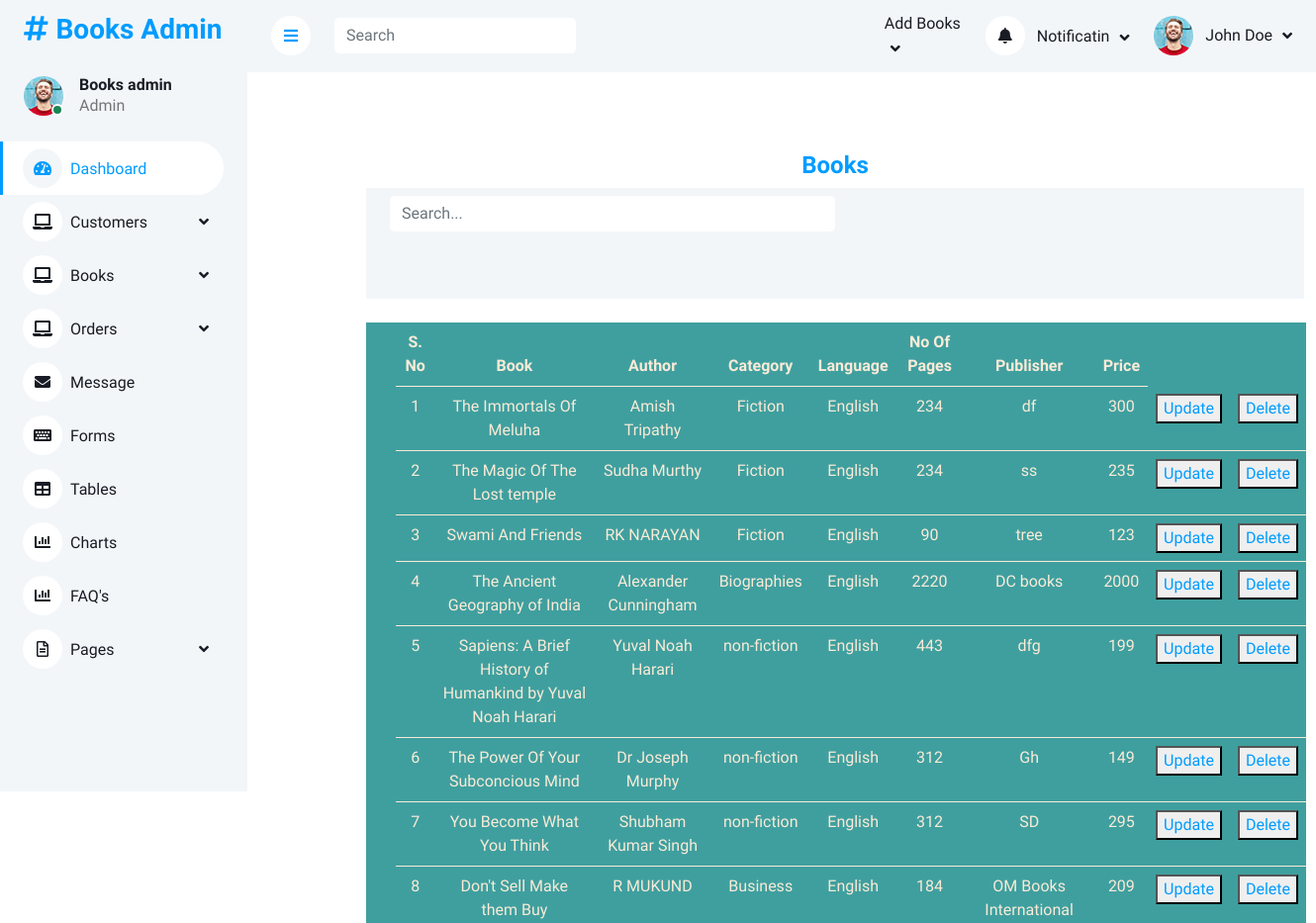
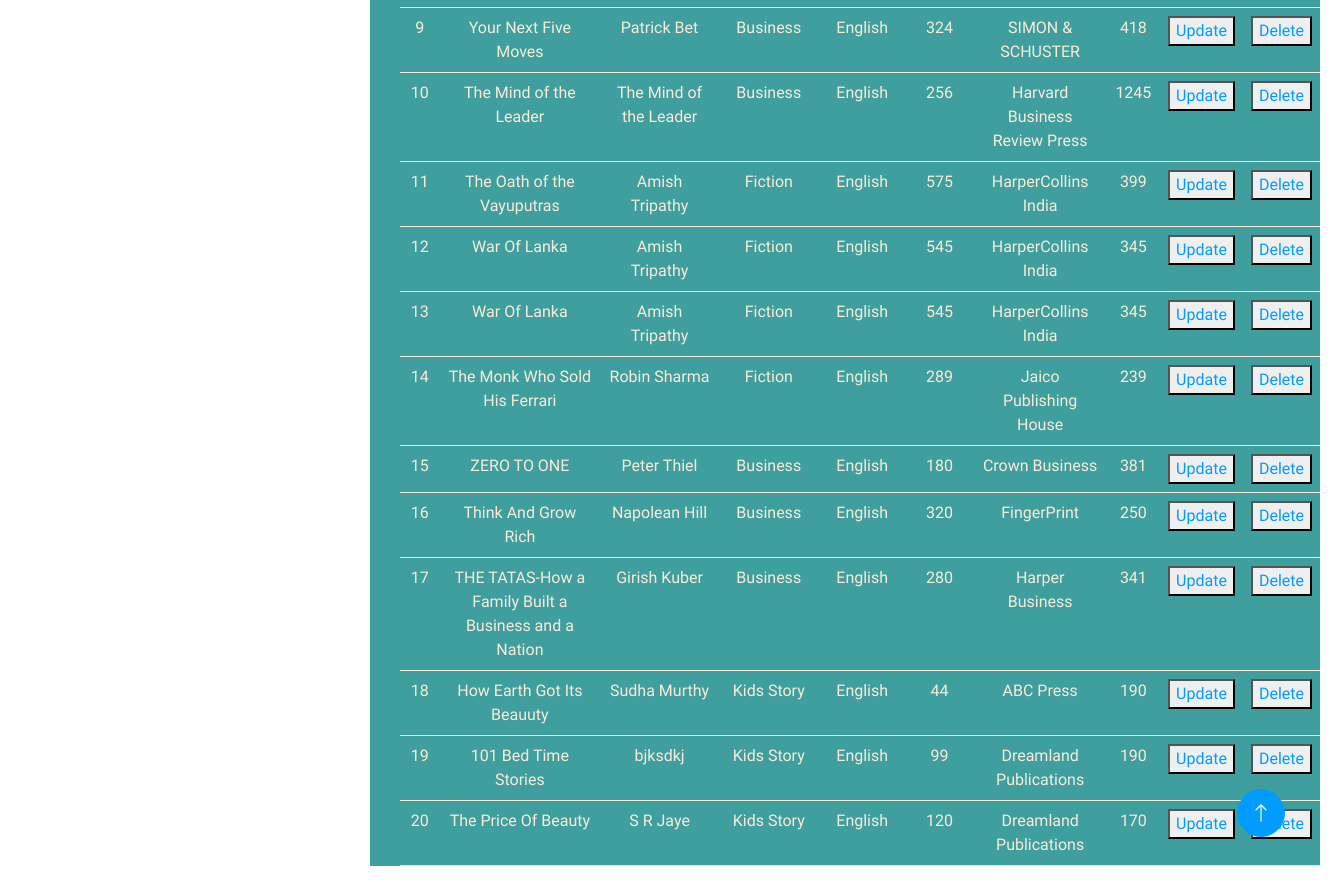
Page /viewbooks on the committed database (2 pictures, top to bottom).
### BooksApp/models.py (models this page shows)
class Books_data(models.Model):
    book = models.CharField(max_length=300)
    author1 = models.CharField(max_length=320)
    author2 = models.CharField(max_length=100, null=True, blank=True)
    publisher = models.CharField(max_length=300)
    category = models.CharField(max_length=100, choices=booktype)
    summary = models.CharField(max_length=300000)
    binding = models.CharField(max_length=300)
    language = models.CharField(max_length=300)
    edition = models.IntegerField()
    pages = models.IntegerField()
    release = models.DateField()
    price = models.IntegerField()
    isbn = models.IntegerField()
    image = models.ImageField(upload_to='bookimages')

### BooksApp/views.py (the view)
# urls.py: path('viewbooks', views.viewbooks, name='viewbooks'),
def viewbooks(request):
    data = Books_data.objects.all()
    return render(request, 'viewbooks.html', {'data': data})

### templates/viewbooks.html (shortened to what this page needs)
{% extends "admin_index.html" %}
{% block content %}
{% load static %}
<link rel="stylesheet" href="{% static 'loginstyle.css' %}"/>
<body>
     <h4 class="text-primary " style=" color: blue;padding-top:30px;text-align:center;"> Books </h4>
 <link rel="stylesheet" href="{% static 'loginstyle.css' %}"/>
     <nav class="navbar navbar-expand bg-light">
     <form class="d-none d-md-flex ms-4" align="center" style="padding-bottom:60px;width:450px;">
                    <input class="form-control border-0" list="datalistOptions" type="search" placeholder= "Search...">
     </form>
     </nav>
     <br>
<form id="customerform" style="padding-left:30px">
<table class=table border-style: solid;color:antiquewhite; style="text-decoration-color: antiquewhite;">
    <thead color:antiquewhite;>
    <tr>
        <th>S. No</th>
        <th>Book</th>
        <th>Author</th>
        <th>Category</th>
          <th>Language</th>
          <th>No Of Pages</th>
          <th>Publisher</th>
          <th>Price</th>
    </tr>
    </thead>
    {% for i in data %}
    <tbody>
    <tr>
        <td>{{forloop.counter}}</td>
        <td>{{ i.book }}</td>
        <td>{{i.author1}}</td>
        <td>{{i.category}}</td>
        <td>{{ i.language }}</td>
        <td>{{ i.pages }}</td>
        <td>{{ i.publisher }}</td>
        <td>{{ i.price}}</td>
        <td>
             <form method="post">   <button><a href="{% url 'updatebooks' i.id %}">Update</a></button></form>
        </td>
        <td>
             <form method="post">   <button><a href="{% url 'deletebooks' i.id %}">Delete</a></button></form>
        </td>
    </tr>
    </tbody>
    {% endfor %}
</table>
</form>
 </div>
</body>
    {% endblock %}

### static/adminstatic/css/style.css (style rules this page uses)
:root { --primary: #009CFF; --light: #F3F6F9; --dark: #191C24; }

### static/loginstyle.css (style rules this page uses)
td { padding: 15px; text-align: center; color:antiquewhite; }
th { padding:15px; text-align: center; color:antiquewhite; }
#customerform { background-color:rgb(63, 159, 159); width: 950px; font-style:normal; font-size: medium; color:antiquewhite; margin-right:40px; padding-left:40px; }
table { text-decoration: antiquewhite; text-decoration-color: antiquewhite; }

### rows in the picture
Books_data: book "The Immortals Of Meluha", author1 "Amish Tripathy", category "Fiction", language "English", pages "234", publisher "df", price "300"
Books_data: book "The Magic Of The Lost temple", author1 "Sudha Murthy", category "Fiction", language "English", pages "234", publisher "ss", price "235"
Books_data: book "Swami And Friends", author1 "RK NARAYAN", category "Fiction", language "English", pages "90", publisher "tree", price "123"
Books_data: book "The Ancient Geography of India", author1 "Alexander Cunningham", category "Biographies", language "English", pages "2220", publisher "DC books", price "2000"
Books_data: book "Sapiens: A Brief History of Humankind by Yuval Noah Harari", author1 "Yuval Noah Harari", category "non-fiction", language "English", pages "443", publisher "dfg", price "199"
Books_data: book "The Power Of Your Subconcious Mind", author1 "Dr Joseph Murphy", category "non-fiction", language "English", pages "312", publisher "Gh", price "149"
Books_data: book "You Become What You Think", author1 "Shubham Kumar Singh", category "non-fiction", language "English", pages "312", publisher "SD", price "295"
Books_data: book "Don't Sell Make them Buy", author1 "R MUKUND", category "Business", language "English", pages "184", publisher "OM Books International", price "209"
Books_data: book "Your Next Five Moves", author1 "Patrick Bet", category "Business", language "English", pages "324", publisher "SIMON & SCHUSTER", price "418"
Books_data: book "The Mind of the Leader", author1 "The Mind of the Leader", category "Business", language "English", pages "256", publisher "Harvard Business Review Press", price "1245"
Books_data: book "The Oath of the Vayuputras", author1 "Amish Tripathy", category "Fiction", language "English", pages "575", publisher "HarperCollins India", price "399"
Books_data: book "War Of Lanka", author1 "Amish Tripathy", category "Fiction", language "English", pages "545", publisher "HarperCollins India", price "345"
Books_data: book "War Of Lanka", author1 "Amish Tripathy", category "Fiction", language "English", pages "545", publisher "HarperCollins India", price "345"
Books_data: book "The Monk Who Sold His Ferrari", author1 "Robin Sharma", category "Fiction", language "English", pages "289", publisher "Jaico Publishing House", price "239"
Books_data: book "ZERO TO ONE", author1 "Peter Thiel", category "Business", language "English", pages "180", publisher "Crown Business", price "381"
Books_data: book "Think And Grow Rich", author1 "Napolean Hill", category "Business", language "English", pages "320", publisher "FingerPrint", price "250"
Books_data: book "THE TATAS-How a Family Built a Business and a Nation", author1 "Girish Kuber", category "Business", language "English", pages "280", publisher "Harper Business", price "341"
Books_data: book "How Earth Got Its Beauuty", author1 "Sudha Murthy", category "Kids Story", language "English", pages "44", publisher "ABC Press", price "190"
Books_data: book "101 Bed Time Stories", author1 "bjksdkj", category "Kids Story", language "English", pages "99", publisher "Dreamland Publications", price "190"
Books_data: book "The Price Of Beauty", author1 "S R Jaye", category "Kids Story", language "English", pages "120", publisher "Dreamland Publications", price "170"
